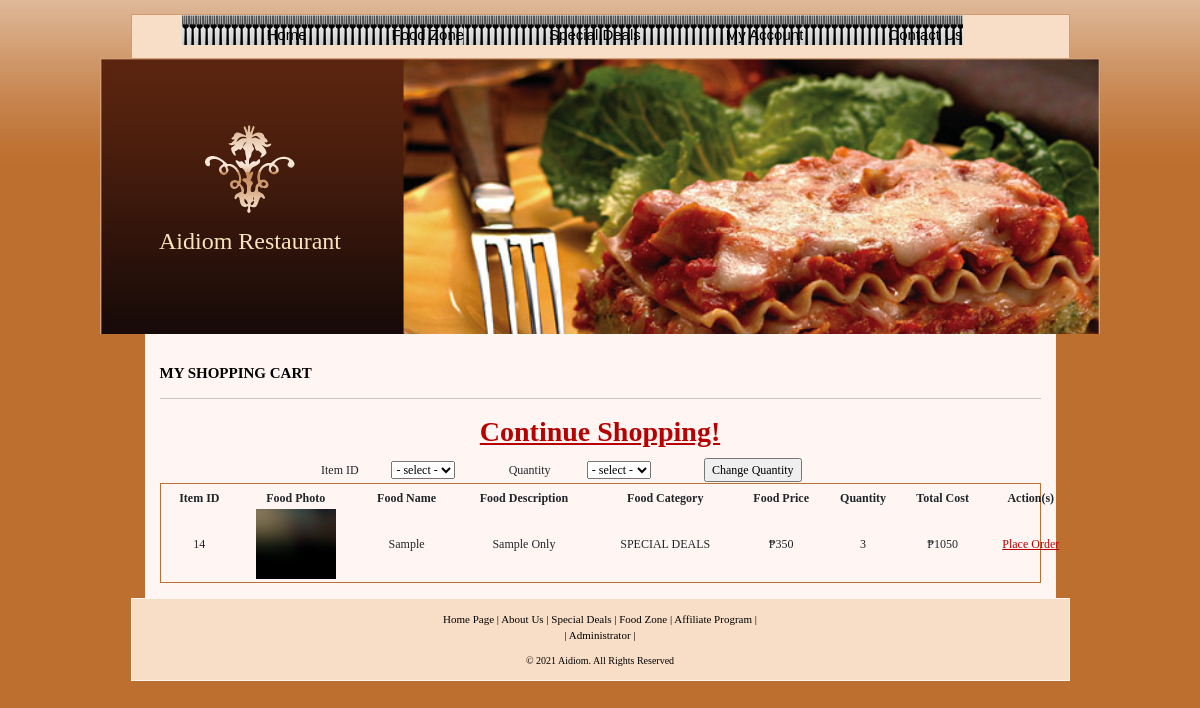
The app's page /cart.php (signed in) with its own data.
### tables this page shows
CREATE TABLE `cart_details` (
  `cart_id` int(15) NOT NULL,
  `member_id` int(15) NOT NULL,
  `lt` varchar(10) NOT NULL DEFAULT 'food',
  `food_id` int(15) NOT NULL,
  `quantity_id` int(15) NOT NULL,
  `total` float NOT NULL,
  `flag` int(1) NOT NULL
);

CREATE TABLE `specials` (
  `special_id` int(15) NOT NULL,
  `special_name` varchar(25) NOT NULL,
  `special_description` text NOT NULL,
  `special_price` float NOT NULL,
  `special_start_date` date NOT NULL,
  `special_end_date` date NOT NULL,
  `special_photo` text NOT NULL
);

CREATE TABLE `currencies` (
  `currency_id` int(5) NOT NULL,
  `currency_symbol` varchar(15) NOT NULL,
  `flag` int(1) NOT NULL
);

CREATE TABLE `quantities` (
  `quantity_id` int(5) NOT NULL,
  `quantity_value` int(5) NOT NULL
);

### cart.php (the view, shortened to what this page needs)
<?php
require_once 'includes/connection.php';
$member_id = $_SESSION['SESS_MEMBER_ID'];
$result = array();
$result2 = mysqli_query($conn, "SELECT * FROM cart_details c inner join specials s on s.special_id = c.food_id inner join quantities q on q.quantity_id = c.quantity_id WHERE c.lt = 'special' and c.member_id ='$member_id' ") or die("A problem has occured ... \n" . "Our team is working on it at the moment ... \n" . "Please check back after few hours.");
while ($row = mysqli_fetch_assoc($result2)) {
    $result[] = $row;
}
?>
<?php
$quantities = mysqli_query($conn, "SELECT * FROM quantities") or die("Something is wrong ... \n" . mysqli_error());
?>
<?php
$flag_1 = 1;
$currencies = mysqli_query($conn, "SELECT * FROM currencies WHERE flag='$flag_1'") or die("A problem has occured ... \n" . "Our team is working on it at the moment ... \n" . "Please check back after few hours.");
?>
<!DOCTYPE HTML PUBLIC "-//W3C//DTD HTML 4.01 Transitional//EN" "http://www.w3.org/TR/html4/loose.dtd">
<html>
<html>
<head>
<?php $pageTitle='Shopping Cart';
include 'page_title_scripts/title_style_scripts.php'
?>
</head>
<body>
	<div id="page">
	<?php include 'navheaders/user_nav_header.php'?>
		<div id="center">
			<h1>MY SHOPPING CART</h1>
			<hr>
			<h3>
				<a href="foodzone.php">Continue Shopping!</a>
			</h3>
			<form name="quantityForm" id="quantityForm" method="post"action="update-quantity.php" onsubmit="return updateQuantity(this)">
				<table width="560" align="center">
					<tr>
						<td>Item ID</td>
						<td><select name="item" id="item">
								<option value="select">- select -
						</select></td>
						<td>Quantity</td>
						<td><select name="quantity" id="quantity">
								<option value="select">- select -
                            <?php
                            while ($row = mysqli_fetch_assoc($quantities)) {
                                echo "<option value=$row[quantity_id]>$row[quantity_value]";
                            }
                            ?>
						</select></td>
						<td><input type="submit" name="Submit" value="Change Quantity" /></td>
					</tr>
				</table>
			</form>
			<div style="border: #bd6f2f solid 1px; padding: 4px 6px 2px 6px">
				<table width="910" height="auto" style="text-align: center;">
					<tr>
						<th>Item ID</th>
						<th>Food Photo</th>
						<th>Food Name</th>
						<th>Food Description</th>
						<th>Food Category</th>
						<th>Food Price</th>
						<th>Quantity</th>
						<th>Total Cost</th>
						<th>Action(s)</th>
					</tr>
            <?php
            $symbol = mysqli_fetch_assoc($currencies);
            foreach ($result as $row) {
                $lt = $row['lt'];
                echo "<tr>";
                echo "<td>" . $row['cart_id'] . "</td>";
                echo '<td><a href=images/' . $row[$lt . '_photo'] . ' alt="click to view full image" target="_blank"><img src=images/' . $row[$lt . '_photo'] . ' width="80" height="70"></a></td>';
                echo "<td>" . $row[$lt . '_name'] . "</td>";
                echo "<td>" . $row[$lt . '_description'] . "</td>";
                echo "<td>" . ($lt == 'food' ? $row['category_name'] : 'SPECIAL DEALS') . "</td>";
                echo "<td>" . $symbol['currency_symbol'] . "" . $row[$lt . '_price'] . "</td>";
                echo "<td>" . $row['quantity_value'] . "</td>";
                echo "<td>" . $symbol['currency_symbol'] . "" . $row['total'] . "</td>";
                echo '<td><a href="order-exec.php?id=' . $row['cart_id'] . '">Place Order</a></td>';
                echo "</tr>";
            }
            ?>
          </table>
			</div>
		</div>
<?php include 'footer.php'; ?>
</div>
</body>
</html>

### stylesheets/user_styles.css (style rules this page uses)
html,body { margin:0; padding:0; background:#bd6f2f url(../images/base-bg.gif) repeat-x top; width:100%;height:100%; font-family:tahoma; }
a img { border:0; }
a { color: #B80000; text-decoration: underline; }
form { margin:0; padding:0; }
h1 { font-weight: bold; color: #000000; margin: 0px; font-size:15px; text-transform:uppercase; margin: 15px 0 8px 0; }
h3 { font-weight:bold; text-align:center; color:#bd6f2f; }
#page { width:1000px; margin:0 auto; padding-top:14px; }
#center { width:911px; margin:0 auto; background:#fff6f3; padding:15px; font-size:12px; text-align:justify; }

### records on screen
cart_details: cart_id "14", specials.special_photo (picture), specials.special_name "Sample", specials.special_description "Sample Only", lt "SPECIAL DEALS", specials.special_price "350", quantity.quantity_value "3", total "1050"
currencies: currency_symbol "₱"

### other values on screen
APP_NAME "Aidiom"
